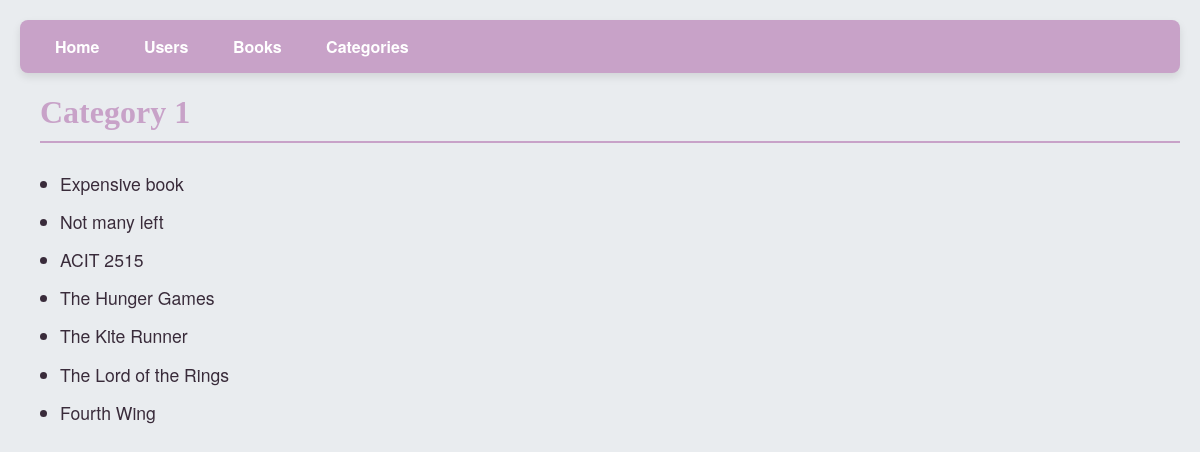
The page /categories/Category 1 on the database its author committed.
### models.py (models this page shows)
class Category(db.Model):
    id = mapped_column(Integer, primary_key=True)
    name = mapped_column(String)
    books = relationship("Book", back_populates="category")

class Book(db.Model):
    id = mapped_column(Integer, primary_key=True)
    title = mapped_column(String)
    price = mapped_column(DECIMAL(10, 2))
    available = mapped_column(Integer, default=0)
    rating = mapped_column(Integer)
    upc = mapped_column(String)
    url = mapped_column(String)
    category = mapped_column(String)
    category_id = mapped_column(Integer, ForeignKey("category.id"))
    category = relationship("Category", back_populates="books")
    rentals = relationship("BookRental", back_populates="book")

### app.py (the view)
@app.route("/categories/<string:name>")
def category_detail(name):
    statement1 = select(Category).where(Category.name == name)
    records1 = db.session.execute(statement1).scalar()
    statement2 = select(Book).where(Book.category_id == records1.id)
    records2 = db.session.execute(statement2).scalars()
    return render_template("category.html", books=records2, category=name)

### templates/category.html
{% extends "base.html" %}
{% block content %}
<h1>{{ category }}</h1>
<ul>
    {% for book in books %}
    <li>{{ book.title }}</li>
    {% endfor %}
</ul>
{% endblock %}

### static/style.css (style rules this page uses)
body { font-family: 'Helvetica Neue', Arial, sans-serif; background-color: #e9ecef; color: #392b3a; margin: 0; padding: 20px; }
h1 { color: #c8a2c8; font-family: 'Georgia', serif; margin-left: 20px; border-bottom: 2px solid #c8a2c8; padding-bottom: 10px; }
ul, ol { margin: 20px 0; padding-left: 40px; line-height: 1.6; font-size: 1.1rem; color: #392b3a; }
ul li, ol li { padding: 5px 0; }

### rows shown on the page
Category: name "Category 1"
Book: title "Expensive book"
Book: title "Not many left"
Book: title "ACIT 2515"
Book: title "The Hunger Games"
Book: title "The Kite Runner"
Book: title "The Lord of the Rings"
Book: title "Fourth Wing"
